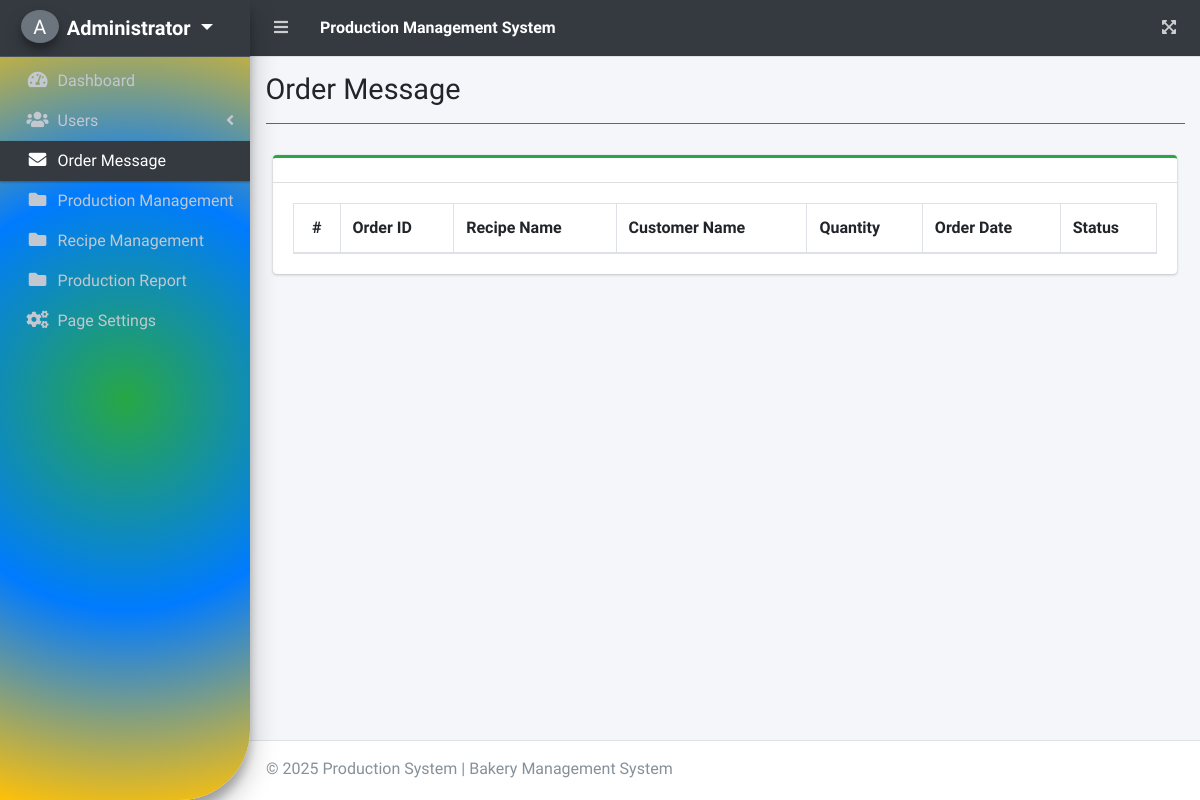
Page /index.php?page=order_message (signed in) on the earlier database version.
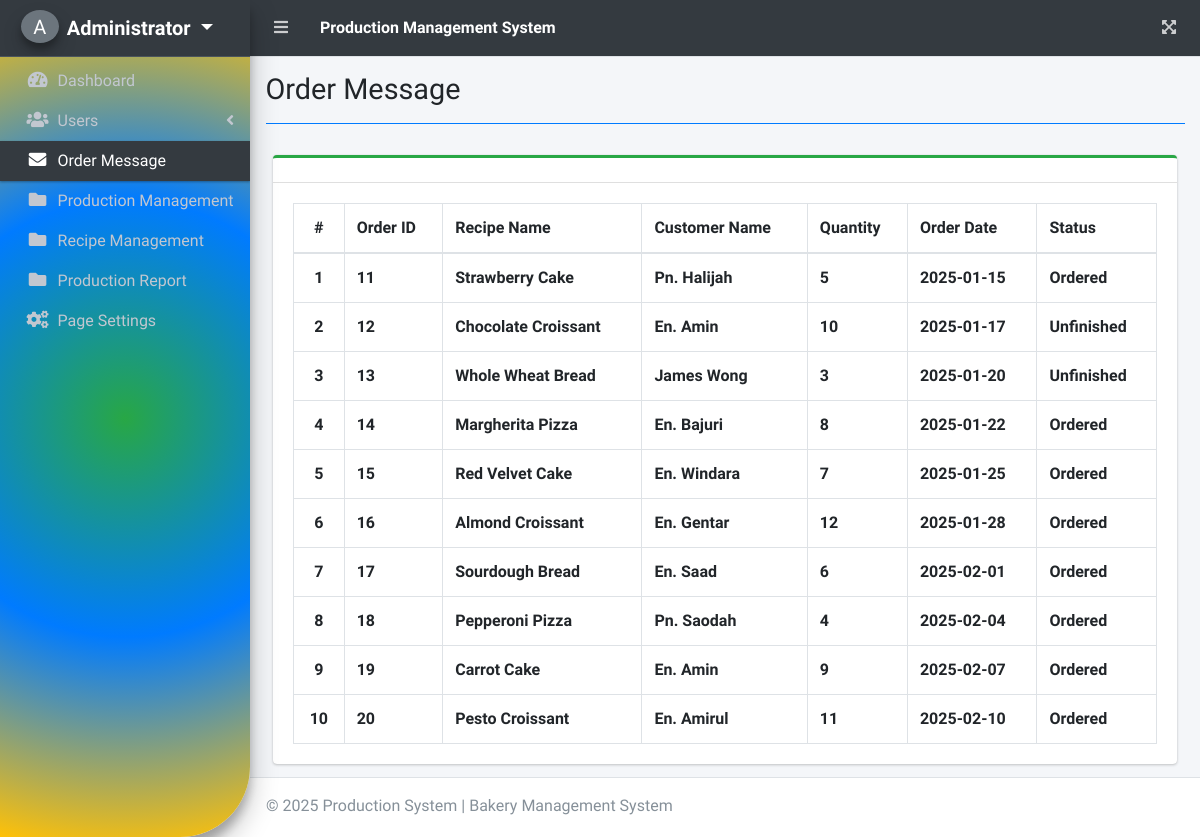
Same page on the later database version.
### tables this page shows
CREATE TABLE `order_customer` (
  `order_id` int(11) NOT NULL,
  `recipe_name` text NOT NULL,
  `customer_name` text NOT NULL,
  `quantity` int(11) NOT NULL,
  `order_date` date NOT NULL,
  `status` text NOT NULL
);

### order_message.php (the view, shortened to what this page needs)
<?php include'db_connect.php' ?>
<div class="col-lg-12">
	<div class="card card-outline card-success">
		<div class="card-header">
		</div>
		<div class="card-body">
			<table class="table tabe-hover table-bordered" id="list">
				<thead>
					<tr>
						<th class="text-center">#</th>
						<th>Order ID</th>
						<th>Recipe Name</th>
						<th>Customer Name</th>
						<th>Quantity</th>
                        <th>Order Date</th>
						<th>Status</th>
					</tr>
				</thead>
				<tbody>
					<?php
					$i = 1;
					$qry = $conn->query("SELECT * FROM order_customer");
					while($row= $qry->fetch_assoc()):
					?>
					<tr>
						<th class="text-center"><?php echo $i++ ?></th>
						<td><b><?php echo $row['order_id'] ?></b></td>
						<td><b><?php echo $row['recipe_name'] ?></b></td>
						<td><b><?php echo $row['customer_name'] ?></b></td>
						<td><b><?php echo $row['quantity']?></b></td>
                        <td><b><?php echo $row['order_date']?></b></td>
						<td><b><?php echo $row['status']?></b></td>
					</tr>
				<?php endwhile; ?>
				</tbody>
			</table>
		</div>
	</div>
</div>

### index.php (shortened to what this page needs)
<!DOCTYPE html>
<html lang="en">
<?php
  include 'header.php';
?>
<body class="hold-transition sidebar-mini layout-fixed layout-navbar-fixed layout-footer-fixed">
<div class="wrapper">
  <?php include 'topbar.php' ?>
  <?php include 'sidebar.php' ?>
  <div class="content-wrapper">
    <div class="content-header">
      <div class="container-fluid">
        <div class="row mb-2">
          <div class="col-sm-6">
            <h1 class="m-0"><?php echo $title ?></h1>
          </div>
        </div>
            <hr class="border-primary">
      </div>
    </div>
    <section class="content">
      <div class="container-fluid">
         <?php
          $page = isset($_GET['page']) ? $_GET['page'] : 'home';
          include $page.'.php';
          ?>
      </div>
    </section>
  </div>
  <footer class="main-footer" style="height: 60px">
  <p>© <?php echo date('Y');?> Production System | Bakery Management System </p>
  </footer>
</div>
</body>
</html>

### header.php (shortened to what this page needs)
<head>
  <?php
  $title = isset($_GET['page']) ? ucwords(str_replace("_", ' ', $_GET['page'])) : "Home";
  ?>
  <link rel="stylesheet" href="assets/plugins/fontawesome-free/css/all.min.css">
  <link rel="stylesheet" href="assets/plugins/overlayScrollbars/css/OverlayScrollbars.min.css">
  <link rel="stylesheet" href="assets/plugins/datatables-bs4/css/dataTables.bootstrap4.min.css">
  <link rel="stylesheet" href="assets/plugins/datatables-responsive/css/responsive.bootstrap4.min.css">
  <link rel="stylesheet" href="assets/plugins/datatables-buttons/css/buttons.bootstrap4.min.css">
  <link rel="stylesheet" href="assets/plugins/select2/css/select2.min.css">
  <link rel="stylesheet" href="assets/plugins/select2-bootstrap4-theme/select2-bootstrap4.min.css">
  <link rel="stylesheet" href="assets/plugins/sweetalert2-theme-bootstrap-4/bootstrap-4.min.css">
  <link rel="stylesheet" href="assets/plugins/toastr/toastr.min.css">
  <link rel="stylesheet" href="assets/plugins/icheck-bootstrap/icheck-bootstrap.min.css">
  <link rel="stylesheet" href="assets/dist/css/adminlte.min.css">
  <link rel="stylesheet" href="assets/dist/css/styles.css">
  <link rel="stylesheet" href="assets/plugins/summernote/summernote-bs4.min.css">
</head>

### topbar.php
<nav class="main-header navbar navbar-expand navbar-dark navbar-dark ">
  <ul class="navbar-nav">
    <li class="nav-item">
      <a class="nav-link" data-widget="pushmenu" href="#" role="button"><i class="fas fa-bars"></i></a>
    </li>
    <li>
      <a class="nav-link text-white"  href="./" role="button"> <large><b>Production Management System</b></large></a>
    </li>
  </ul>
  <ul class="navbar-nav ml-auto">
    <li class="nav-item">
      <a class="nav-link" data-widget="fullscreen" href="#" role="button">
        <i class="fas fa-expand-arrows-alt"></i>
      </a>
    </li>
  </ul>
</nav>

### sidebar.php (shortened to what this page needs)
<aside class="main-sidebar sidebar-dark-dark elevation-4">
  <div class="dropdown">
 	<a href="javascript:void(0)" class="brand-link dropdown-toggle" data-toggle="dropdown" aria-expanded="True">
      <span class="brand-image img-circle elevation-3 d-flex justify-content-center align-items-center bg-secondary text-white font-weight-500" style="width: 38px;height:50px"><?php echo strtoupper(substr($_SESSION['login_fullname'], 0,1)) ?></span>
      <span class="brand-text font-weight-bold"><?php echo ucwords($_SESSION['login_fullname']) ?></span>
    </a>
  </div>
  <div class="sidebar">
    <nav class="mt-2">
      <ul class="nav nav-pills nav-sidebar flex-column nav-flat" data-widget="treeview" role="menu" data-accordion="false">
        <li class="nav-item dropdown">
          <a href="./" class="nav-link nav-home">
            <i class="nav-icon fas fa-tachometer-alt"></i>
            <p>
              Dashboard
            </p>
          </a>
        </li>
      <?php if($_SESSION['login_type'] == 1): ?>
        <li class="nav-item">
          <a href="#" class="nav-link nav-edit_user">
            <i class="nav-icon fas fa-users"></i>
            <p>
              Users
              <i class="right fas fa-angle-left"></i>
            </p>
          </a>
        </li>
        <li class="nav-item">
          <a href="./index.php?page=order_message" class="nav-link nav-order_message">
            <i class="nav-icon fas fa-envelope"></i>
            <p>
              Order Message
            </p>
          </a>
        </li>
        <li class="nav-item">
          <a href="./index.php?page=production" class="nav-link nav-production">
            <i class="nav-icon fas fa-folder"></i>
            <p>
              Production Management
            </p>
          </a>
        </li>
        <li class="nav-item">
          <a href="./index.php?page=manage_recipe" class="nav-link nav-manage_recipe">
            <i class="nav-icon fa fa-folder"></i>
            <p>
              Recipe Management
            </p>
          </a>
        </li>
        <li class="nav-item">
          <a href="./index.php?page=order_log" class="nav-link nav-order_log">
            <i class="nav-icon fa fa-folder"></i>
            <p>
              Production Report
            </p>
          </a>
        </li>
        <li class="nav-item">
          <a href="./index.php?page=aboutus_settings" class="nav-link nav-page-settings">
            <i class="nav-icon fa fa-cogs"></i>
            <p>
              Page Settings
            </p>
          </a>
        </li>
      <?php endif; ?>
      </ul>
    </nav>
  </div>
</aside>

### sidebar.php (style rules this page uses)
.sidebar-dark-dark { background: radial-gradient(circle, #28a745, #007bff, #ffc107); }
.main-sidebar { overflow: hidden !important; border-bottom-right-radius: 70px !important; }
.sidebar { height: 100%; border-top-right-radius: 0x !important; border-bottom-right-radius: 50px !important; }

Differences in the rows shown:
added order_customer: order_id "11", recipe_name "Strawberry Cake", customer_name "Pn. Halijah", quantity "5", order_date "2025-01-15", status "Ordered"
added order_customer: order_id "12", recipe_name "Chocolate Croissant", customer_name "En. Amin", quantity "10", order_date "2025-01-17", status "Unfinished"
added order_customer: order_id "13", recipe_name "Whole Wheat Bread", customer_name "James Wong", quantity "3", order_date "2025-01-20", status "Unfinished"
added order_customer: order_id "14", recipe_name "Margherita Pizza", customer_name "En. Bajuri", quantity "8", order_date "2025-01-22", status "Ordered"
added order_customer: order_id "15", recipe_name "Red Velvet Cake", customer_name "En. Windara", quantity "7", order_date "2025-01-25", status "Ordered"
added order_customer: order_id "16", recipe_name "Almond Croissant", customer_name "En. Gentar", quantity "12", order_date "2025-01-28", status "Ordered"
added order_customer: order_id "17", recipe_name "Sourdough Bread", customer_name "En. Saad", quantity "6", order_date "2025-02-01", status "Ordered"
added order_customer: order_id "18", recipe_name "Pepperoni Pizza", customer_name "Pn. Saodah", quantity "4", order_date "2025-02-04", status "Ordered"
added order_customer: order_id "19", recipe_name "Carrot Cake", customer_name "En. Amin", quantity "9", order_date "2025-02-07", status "Ordered"
added order_customer: order_id "20", recipe_name "Pesto Croissant", customer_name "En. Amirul", quantity "11", order_date "2025-02-10", status "Ordered"
